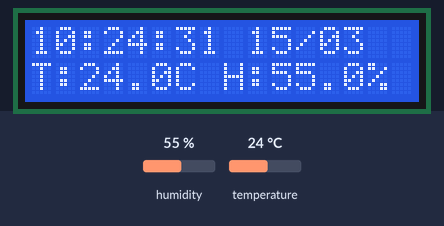
The sketch below on a simulated Arduino Uno, built with avr-gcc and run on an emulated ATmega328P. On the bench: 16×2 character LCD. The inputs (shaded band) are chosen by the test bench; at power-on: temperature 24 °C, humidity 55 %. The local clock reads 2024-03-15 10:24:30 at power-on unless the sketch sets it.

Above: at 1.2 s.
1.3 s: temperature set to 11 °C
At 2.9 s:
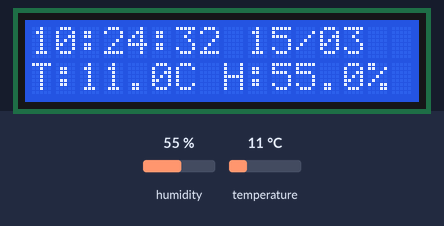
4.6 s: temperature set to 8 °C
At 7.0 s:
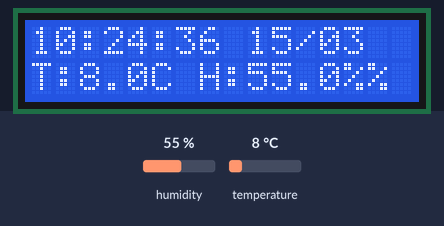
10.6 s: humidity set to 22 %
At 13.1 s:
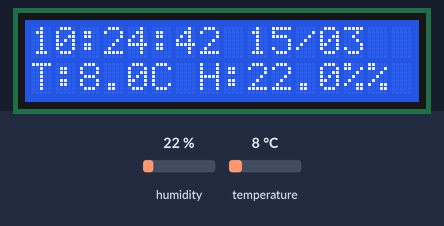
14.8 s: humidity set to 40 %
At 16.9 s:
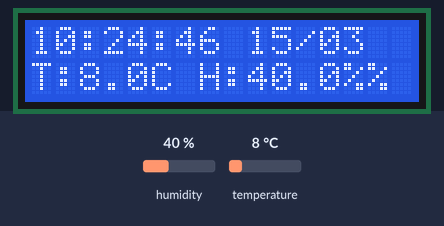
Timing chart, 0 to 18.4 s (numbered marks = the images above; inputs shaded):
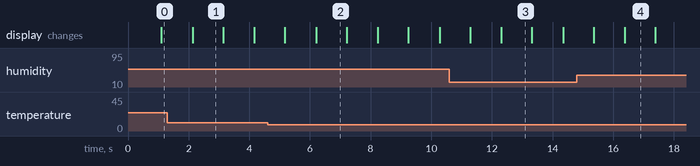

Measured:
- the behaviour switches between 10 and 9 °C on temperature (found by bisection; images 1 and 2)
- after the input at 4.6 s, the display: first differs from a run without the input after 1.6 s (image 2)
- what the display in image 1 shows lasts 1.0 s, from 2.1 s to 3.1 s

The sketch:

arduino-project.ino
```cpp
#include <DHT.h>
#include <ThreeWire.h>
#include <RtcDS1302.h>
#include <LiquidCrystal.h>

#define DHTPIN 8
#define DHTTYPE DHT11

DHT dht(DHTPIN, DHTTYPE);
ThreeWire myWire(5, 6, 4);
RtcDS1302<ThreeWire> Rtc(myWire);
LiquidCrystal lcd(9, 10, 11, 12, 13, A0);

void setup() {
  lcd.begin(16, 2);
  dht.begin();
  Rtc.Begin();
}

void loop() {
  RtcDateTime now = Rtc.GetDateTime();
  float humidity = dht.readHumidity();
  float tempC = dht.readTemperature();

  lcd.setCursor(0, 0);
  if(now.Hour() < 10) lcd.print("0");
  lcd.print(now.Hour());
  lcd.print(":");
  if(now.Minute() < 10) lcd.print("0");
  lcd.print(now.Minute());
  lcd.print(":");
  if(now.Second() < 10) lcd.print("0");
  lcd.print(now.Second());
  lcd.print(" ");
  if(now.Day() < 10) lcd.print("0");
  lcd.print(now.Day());
  lcd.print("/");
  if(now.Month() < 10) lcd.print("0");
  lcd.print(now.Month());

  lcd.setCursor(0, 1);
  lcd.print("T:");
  lcd.print(tempC, 1);
  lcd.print("C H:");
  lcd.print(humidity, 1);
  lcd.print("%");

  delay(1000);
}
```
